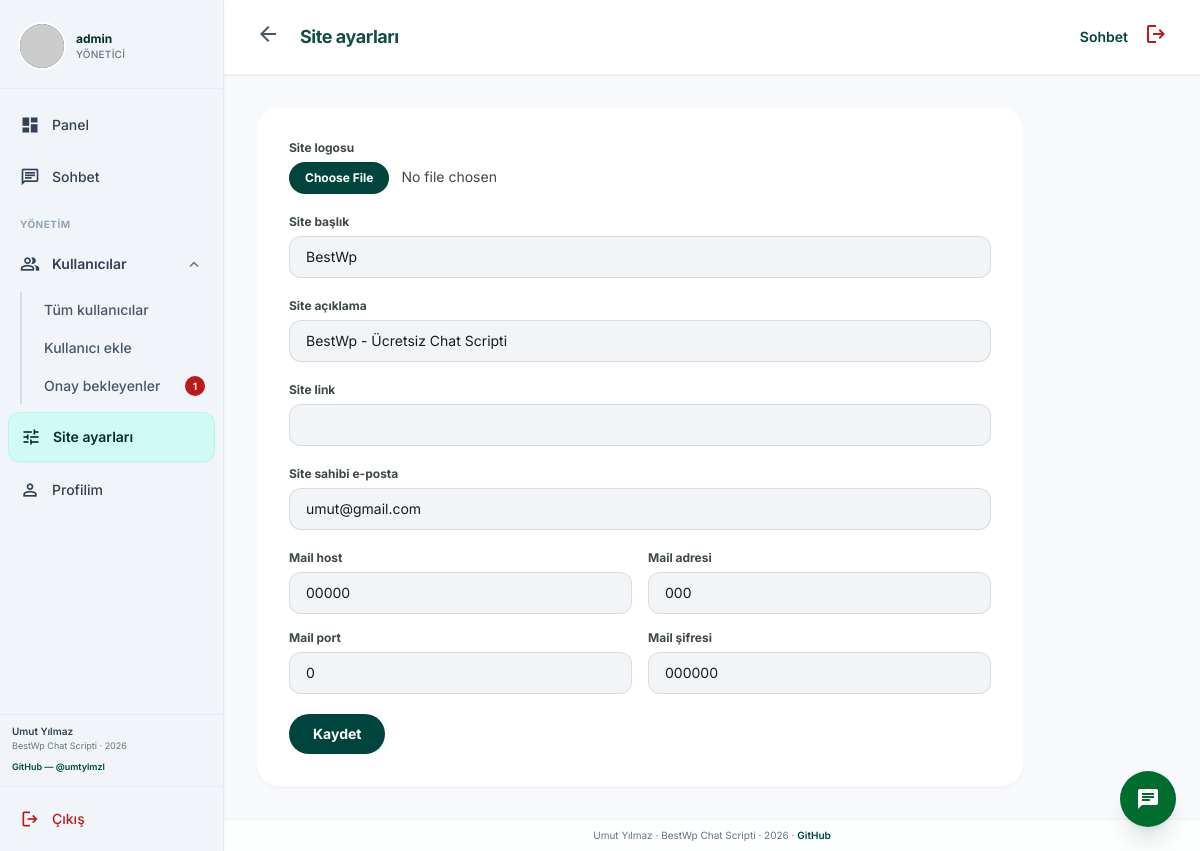
Page /ayarlar.php (signed in) on the committed database.
### tables this page shows
CREATE TABLE `kullanicilar` (
  `kul_id` int(11) NOT NULL,
  `kul_isim` varchar(200) DEFAULT NULL,
  `kul_mail` varchar(200) DEFAULT NULL,
  `kul_sifre` varchar(100) DEFAULT NULL,
  `kul_telefon` varchar(100) DEFAULT NULL,
  `kul_yetki` int(11) NOT NULL DEFAULT 0,
  `kul_onay` tinyint(1) NOT NULL DEFAULT 1 COMMENT '0=beklemede, 1=onaylı',
  `kul_totp_secret` varchar(128) DEFAULT NULL,
  `kul_totp_enabled` tinyint(1) NOT NULL DEFAULT 0,
  `kul_son_giris` datetime DEFAULT NULL
);

CREATE TABLE `ayarlar` (
  `id` int(11) NOT NULL,
  `site_logo` varchar(400) NOT NULL,
  `site_baslik` varchar(350) DEFAULT NULL,
  `site_aciklama` varchar(300) DEFAULT NULL,
  `site_link` varchar(100) DEFAULT NULL,
  `site_sahip_mail` varchar(100) DEFAULT NULL,
  `site_mail_host` varchar(100) DEFAULT NULL,
  `site_mail_mail` varchar(100) DEFAULT NULL,
  `site_mail_port` int(11) DEFAULT NULL,
  `site_mail_sifre` varchar(100) DEFAULT NULL
);

### fonksiyonlar.php (called while the page is built, shortened)
<?php
function bestwp_avatar_url($kul_id, $kul_isim)
{
	$seed = rawurlencode((string) $kul_id . '|' . (string) $kul_isim);
	return 'https://api.dicebear.com/7.x/initials/svg?seed=' . $seed . '&chars=2&fontWeight=600&backgroundType=gradientLinear';
}
function bestwp_pending_registrations_count(PDO $db)
{
	try {
		return (int) $db->query('SELECT COUNT(*) FROM kullanicilar WHERE COALESCE(kul_onay,1) = 0')->fetchColumn();
	} catch (Exception $e) {
		return 0;
	}
}
?>

### islemler/baglan.php (called while the page is built, shortened)
<?php
$host = "localhost";
$veritabani_ismi = "bestwpchat";
$kullanici_adi = "root";
$sifre = "";
$db = null;
try {
	$db = new PDO("mysql:host=$host;dbname=$veritabani_ismi;charset=utf8", $kullanici_adi, $sifre);
} catch (PDOException $e) {
	header('HTTP/1.1 503 Service Unavailable');
	exit('Veritabanı bağlantısı kurulamadı.');
}
$sorgu = $db->prepare('SELECT * FROM ayarlar LIMIT 1');
$sorgu->execute();
$ayarcek = $sorgu->fetch(PDO::FETCH_ASSOC);
?>

### ayarlar.php (the view, shortened to what this page needs)
<?php
require_once 'islemler/baglan.php';
require_once 'fonksiyonlar.php';
	?>
	<?php
$admin_nav = 'ayarlar';
$admin_heading = 'Site ayarları';
include __DIR__ . '/partials/admin_shell_top.php';
?>
<div class="max-w-3xl bg-white rounded-3xl border border-outline-variant/10 shadow-sm p-6 md:p-8">
	<form action="islemler/ajax.php" method="POST" accept-charset="utf-8" enctype="multipart/form-data" class="space-y-5">
		<div>
			<label class="block text-xs font-bold text-on-surface-variant mb-1.5">Site logosu</label>
			<input type="file" name="site_logo" class="block w-full text-sm text-on-surface-variant file:mr-3 file:rounded-full file:border-0 file:bg-primary file:px-4 file:py-2 file:text-xs file:font-bold file:text-white"/>
		</div>
		<div>
			<label class="block text-xs font-bold text-on-surface-variant mb-1.5">Site başlık</label>
			<input type="text" name="site_baslik" value="<?php echo htmlspecialchars($ayarcek['site_baslik'] ?? ''); ?>" class="w-full rounded-xl border border-outline-variant/50 bg-surface-container-low px-4 py-2.5 text-sm focus:ring-2 focus:ring-primary/20 focus:border-primary"/>
		</div>
		<div>
			<label class="block text-xs font-bold text-on-surface-variant mb-1.5">Site açıklama</label>
			<input type="text" name="site_aciklama" value="<?php echo htmlspecialchars($ayarcek['site_aciklama'] ?? ''); ?>" class="w-full rounded-xl border border-outline-variant/50 bg-surface-container-low px-4 py-2.5 text-sm focus:ring-2 focus:ring-primary/20 focus:border-primary"/>
		</div>
		<div>
			<label class="block text-xs font-bold text-on-surface-variant mb-1.5">Site link</label>
			<input type="text" name="site_link" value="<?php echo htmlspecialchars($ayarcek['site_link'] ?? ''); ?>" class="w-full rounded-xl border border-outline-variant/50 bg-surface-container-low px-4 py-2.5 text-sm focus:ring-2 focus:ring-primary/20 focus:border-primary"/>
		</div>
		<div>
			<label class="block text-xs font-bold text-on-surface-variant mb-1.5">Site sahibi e-posta</label>
			<input type="text" name="site_sahip_mail" value="<?php echo htmlspecialchars($ayarcek['site_sahip_mail'] ?? ''); ?>" class="w-full rounded-xl border border-outline-variant/50 bg-surface-container-low px-4 py-2.5 text-sm focus:ring-2 focus:ring-primary/20 focus:border-primary"/>
		</div>
		<div class="grid grid-cols-1 md:grid-cols-2 gap-4">
			<div>
				<label class="block text-xs font-bold text-on-surface-variant mb-1.5">Mail host</label>
				<input type="text" name="site_mail_host" value="<?php echo htmlspecialchars($ayarcek['site_mail_host'] ?? ''); ?>" class="w-full rounded-xl border border-outline-variant/50 bg-surface-container-low px-4 py-2.5 text-sm focus:ring-2 focus:ring-primary/20 focus:border-primary"/>
			</div>
			<div>
				<label class="block text-xs font-bold text-on-surface-variant mb-1.5">Mail adresi</label>
				<input type="text" name="site_mail_mail" value="<?php echo htmlspecialchars($ayarcek['site_mail_mail'] ?? ''); ?>" class="w-full rounded-xl border border-outline-variant/50 bg-surface-container-low px-4 py-2.5 text-sm focus:ring-2 focus:ring-primary/20 focus:border-primary"/>
			</div>
			<div>
				<label class="block text-xs font-bold text-on-surface-variant mb-1.5">Mail port</label>
				<input type="text" name="site_mail_port" value="<?php echo htmlspecialchars($ayarcek['site_mail_port'] ?? ''); ?>" class="w-full rounded-xl border border-outline-variant/50 bg-surface-container-low px-4 py-2.5 text-sm focus:ring-2 focus:ring-primary/20 focus:border-primary"/>
			</div>
			<div>
				<label class="block text-xs font-bold text-on-surface-variant mb-1.5">Mail şifresi</label>
				<input type="text" name="site_mail_sifre" value="<?php echo htmlspecialchars($ayarcek['site_mail_sifre'] ?? ''); ?>" class="w-full rounded-xl border border-outline-variant/50 bg-surface-container-low px-4 py-2.5 text-sm focus:ring-2 focus:ring-primary/20 focus:border-primary"/>
			</div>
		</div>
		<button type="submit" name="ayarkaydet" class="inline-flex rounded-full bg-primary px-6 py-2.5 text-sm font-bold text-white hover:brightness-110">Kaydet</button>
	</form>
</div>
<?php include __DIR__ . '/partials/admin_shell_bottom.php'; ?>

### partials/admin_shell_top.php (shortened to what this page needs)
<?php
$admin_nav = $admin_nav ?? '';
$admin_shell_mode = $admin_shell_mode ?? 'page';
$admin_page_title = $admin_page_title ?? (!empty($ayarcek['site_baslik']) ? $ayarcek['site_baslik'] : 'BestWp');
$admin_heading = $admin_heading ?? $admin_page_title;
$site_baslik_shell = !empty($ayarcek['site_baslik']) ? $ayarcek['site_baslik'] : 'BestWp';
$me_id_shell = (int) $_SESSION['kul_id'];
$kul_sorgu_shell = $db->prepare('SELECT * FROM kullanicilar WHERE kul_id = :id LIMIT 1');
$kul_sorgu_shell->execute(array('id' => $me_id_shell));
$me_shell = $kul_sorgu_shell->fetch(PDO::FETCH_ASSOC) ?: array();
$ben_avatar_shell = bestwp_avatar_url($me_id_shell, (string) ($me_shell['kul_isim'] ?? 'Admin'));
$bekleyen_shell = bestwp_pending_registrations_count($db);
$nav_panel = $admin_nav === 'panel'
	? 'flex items-center gap-3 px-3 py-2.5 rounded-xl bg-teal-100/90 text-teal-950 font-semibold text-sm shadow-sm border border-teal-200/50'
	: 'flex items-center gap-3 px-3 py-2.5 rounded-xl text-slate-700 hover:bg-slate-200/80 font-medium text-sm transition-colors';
$nav_sohbet = $admin_nav === 'sohbet'
	? 'flex items-center gap-3 px-3 py-2.5 rounded-xl bg-teal-100/90 text-teal-950 font-semibold text-sm shadow-sm border border-teal-200/50'
	: 'flex items-center gap-3 px-3 py-2.5 rounded-xl text-slate-700 hover:bg-slate-200/80 font-medium text-sm transition-colors';
$nav_ayar = $admin_nav === 'ayarlar'
	? 'flex items-center gap-3 px-3 py-2.5 rounded-xl bg-teal-100/90 text-teal-950 font-semibold text-sm shadow-sm border border-teal-200/50'
	: 'flex items-center gap-3 px-3 py-2.5 rounded-xl text-slate-700 hover:bg-slate-200/80 font-medium text-sm transition-colors';
$nav_profil = $admin_nav === 'profil'
	? 'flex items-center gap-3 px-3 py-2.5 rounded-xl bg-teal-100/90 text-teal-950 font-semibold text-sm shadow-sm border border-teal-200/50'
	: 'flex items-center gap-3 px-3 py-2.5 rounded-xl text-slate-700 hover:bg-slate-200/80 font-medium text-sm transition-colors';
$sub_kul_list = $admin_nav === 'kullanicilar' ? 'block py-2 px-2.5 rounded-lg text-sm bg-white text-primary font-semibold shadow-sm' : 'block py-2 px-2.5 rounded-lg text-sm text-slate-600 hover:bg-white hover:text-primary font-medium transition-colors';
$sub_kul_ekle = $admin_nav === 'kullaniciekle' ? 'block py-2 px-2.5 rounded-lg text-sm bg-white text-primary font-semibold shadow-sm' : 'block py-2 px-2.5 rounded-lg text-sm text-slate-600 hover:bg-white hover:text-primary font-medium transition-colors';
$sub_onay = $admin_nav === 'onay' ? 'flex items-center justify-between gap-2 py-2 px-2.5 rounded-lg text-sm bg-white text-primary font-semibold shadow-sm' : 'flex items-center justify-between gap-2 py-2 px-2.5 rounded-lg text-sm text-slate-600 hover:bg-white hover:text-primary font-medium transition-colors';
?>
<!DOCTYPE html>
<html class="light" lang="tr">
<head>
	<script src="https://cdn.tailwindcss.com?plugins=forms,container-queries"></script>
</head>
<body class="bg-background font-body text-on-surface antialiased flex h-screen overflow-hidden">
<aside id="admin-sidebar" class="admin-rail fixed left-0 top-0 z-40 bg-slate-100 h-screen w-56 flex flex-col border-r border-slate-200/80 shadow-sm transition-transform duration-200 ease-out max-md:-translate-x-full md:translate-x-0">
	<div class="px-3 pt-4 pb-3 border-b border-slate-200/60">
		<a href="index.php" class="flex items-center gap-3 min-w-0 rounded-xl p-2 hover:bg-white/80 transition-colors" title="Panel">
			<span class="w-11 h-11 rounded-full bg-primary-container overflow-hidden shadow-sm ring-2 ring-white flex-shrink-0">
				<img src="<?php echo htmlspecialchars($ben_avatar_shell); ?>" alt="" class="w-full h-full object-cover"/>
			</span>
			<div class="min-w-0 text-left">
				<p class="text-xs font-bold text-teal-950 truncate"><?php echo htmlspecialchars($me_shell['kul_isim'] ?? 'Admin'); ?></p>
				<p class="text-[10px] text-slate-500 font-medium uppercase tracking-wide">Yönetici</p>
			</div>
		</a>
	</div>
	<nav class="flex-1 overflow-y-auto py-3 px-2 space-y-1">
		<a href="index.php" class="<?php echo $nav_panel; ?>">
			<span class="material-symbols-outlined fill text-xl">dashboard</span>
			Panel
		</a>
		<a href="messenger.php" class="<?php echo $nav_sohbet; ?>">
			<span class="material-symbols-outlined text-xl">chat</span>
			Sohbet
		</a>
		<p class="px-3 pt-3 pb-1 text-[10px] font-bold text-slate-400 uppercase tracking-wider">Yönetim</p>
		<details class="group" open>
			<summary class="flex items-center gap-3 px-3 py-2.5 rounded-xl text-slate-700 hover:bg-slate-200/80 font-semibold text-sm cursor-pointer select-none transition-colors">
				<span class="material-symbols-outlined text-xl">group</span>
				<span class="flex-1 text-left">Kullanıcılar</span>
				<span class="material-symbols-outlined text-lg text-slate-500 admin-chevron">expand_more</span>
			</summary>
			<div class="mt-1 mb-2 ml-3 pl-3 border-l-2 border-slate-300/80 space-y-0.5">
				<a href="kullanicilar.php" class="<?php echo $sub_kul_list; ?>">Tüm kullanıcılar</a>
				<a href="kullaniciekle.php" class="<?php echo $sub_kul_ekle; ?>">Kullanıcı ekle</a>
				<a href="onay-bekleyenler.php" class="<?php echo $sub_onay; ?>">
					<span>Onay bekleyenler</span>
					<?php if ($bekleyen_shell > 0): ?>
					<span class="min-w-[1.25rem] h-5 px-1 bg-error text-white text-[10px] font-bold rounded-full flex items-center justify-center"><?php echo (int) $bekleyen_shell; ?></span>
					<?php endif; ?>
				</a>
			</div>
		</details>
		<a href="ayarlar.php" class="<?php echo $nav_ayar; ?>">
			<span class="material-symbols-outlined text-xl">tune</span>
			Site ayarları
		</a>
		<a href="profil.php" class="<?php echo $nav_profil; ?>">
			<span class="material-symbols-outlined text-xl">person</span>
			Profilim
		</a>
	</nav>
	<?php
	include __DIR__ . '/credit_sidebar.php';
	?>
	<div class="p-2 border-t border-slate-200/60 space-y-1">
		<a href="islemler/cikis.php" class="flex items-center gap-3 px-3 py-2.5 rounded-xl text-error hover:bg-red-50 font-medium text-sm transition-colors">
			<span class="material-symbols-outlined text-xl">logout</span>
			Çıkış
		</a>
	</div>
</aside>
<main class="flex-1 ml-0 md:ml-56 flex flex-col overflow-hidden min-w-0 w-full">
	<?php if ($admin_shell_mode === 'dashboard'): ?>
	<header class="sticky top-0 z-30 bg-white/90 backdrop-blur-xl flex flex-wrap justify-between items-center gap-4 w-full px-4 sm:px-6 py-3.5 shadow-sm border-b border-black/[0.06]">
		<div class="flex flex-wrap items-center gap-3 sm:gap-6 min-w-0">
			<button type="button" class="admin-nav-open md:hidden flex-shrink-0 p-2.5 rounded-xl text-slate-700 hover:bg-slate-100 border border-slate-200/80" aria-label="Menüyü aç">
				<span class="material-symbols-outlined text-2xl">menu</span>
			</button>
			<h1 class="text-base sm:text-lg font-bold text-teal-900 tracking-tight truncate min-w-0">
				<?php echo htmlspecialchars($site_baslik_shell); ?>
				<span class="text-secondary ml-2 font-normal text-sm opacity-75">Yönetim terminali</span>
			</h1>
			<div class="glass-search hidden md:flex items-center gap-2 px-4 py-2 rounded-full w-72 lg:w-96 border border-black/[0.06] focus-within:ring-2 focus-within:ring-primary/15">
				<span class="material-symbols-outlined text-outline text-lg">search</span>
				<input id="dash-filter" type="search" class="bg-transparent border-none focus:ring-0 text-sm w-full p-0 text-on-surface" placeholder="Kart veya kayıt ara…" autocomplete="off"/>
			</div>
		</div>
		<div class="flex items-center gap-4 flex-wrap">
			<div class="flex gap-2 text-slate-600">
				<a href="messenger.php?open=genel" class="p-2 rounded-full hover:bg-slate-100 hover:text-primary transition-colors" title="Forum"><span class="material-symbols-outlined">forum</span></a>
				<a href="onay-bekleyenler.php" class="p-2 rounded-full hover:bg-slate-100 hover:text-primary transition-colors relative" title="Onay bekleyenler">
					<span class="material-symbols-outlined">verified_user</span>
					<?php if ($bekleyen_shell > 0): ?>
					<span class="absolute -top-0.5 -right-0.5 min-w-[18px] h-[18px] px-1 bg-error text-white text-[10px] font-bold rounded-full flex items-center justify-center"><?php echo (int) $bekleyen_shell; ?></span>
					<?php endif; ?>
				</a>
				<a href="islemler/cikis.php" class="p-2 rounded-full hover:bg-red-50 text-error transition-colors" title="Çıkış"><span class="material-symbols-outlined">logout</span></a>
			</div>
			<div class="h-8 w-px bg-outline-variant/40 hidden sm:block"></div>
			<div class="flex items-center gap-2">
				<div class="text-right hidden sm:block">
					<p class="text-xs font-bold text-on-surface">Sistem</p>
					<p class="text-[10px] text-secondary font-semibold uppercase tracking-tight">Çalışıyor</p>
				</div>
				<div class="w-2 h-2 rounded-full bg-secondary animate-pulse flex-shrink-0"></div>
			</div>
		</div>
	</header>
	<?php else: ?>
	<header class="sticky top-0 z-30 bg-white/90 backdrop-blur-xl flex flex-wrap justify-between items-center gap-3 w-full px-4 sm:px-6 py-3.5 shadow-sm border-b border-black/[0.06]">
		<div class="flex items-center gap-2 sm:gap-3 min-w-0 flex-1">
			<a href="index.php" class="p-2 rounded-full text-slate-600 hover:bg-slate-100 hover:text-primary transition-colors shrink-0" title="Panele dön"><span class="material-symbols-outlined">arrow_back</span></a>
			<h1 class="text-base sm:text-lg font-bold text-teal-900 tracking-tight truncate min-w-0"><?php echo htmlspecialchars($admin_heading); ?></h1>
		</div>
		<div class="flex items-center gap-2">
			<a href="messenger.php" class="text-sm font-semibold text-primary hover:underline">Sohbet</a>
			<a href="islemler/cikis.php" class="p-2 rounded-full hover:bg-red-50 text-error transition-colors" title="Çıkış"><span class="material-symbols-outlined">logout</span></a>
		</div>
	</header>
	<?php endif; ?>
	<div class="flex-1 overflow-y-auto p-4 sm:p-6 md:p-8 <?php echo $admin_shell_mode === 'dashboard' ? 'space-y-8' : 'space-y-6'; ?>">

### partials/admin_shell_top.php (style rules this page uses)
.material-symbols-outlined { font-variation-settings: 'FILL' 0, 'wght' 400, 'GRAD' 0, 'opsz' 24; }
.material-symbols-outlined.fill { font-variation-settings: 'FILL' 1, 'wght' 400, 'GRAD' 0, 'opsz' 24; }
.admin-rail details > summary { list-style: none; }
.admin-rail details[open] .admin-chevron { transform: rotate(180deg); }
.admin-chevron { transition: transform 0.2s ease; }

### rows in the picture
kullanicilar: kul_isim "admin"
ayarlar: site_baslik "BestWp", site_aciklama "BestWp - Ücretsiz Chat Scripti", site_sahip_mail "umut@gmail.com", site_mail_host "00000", site_mail_mail "000", site_mail_port "0", site_mail_sifre "000000"

### other values in the picture
$bekleyen_shell "1"
$admin_heading "Site ayarları"
